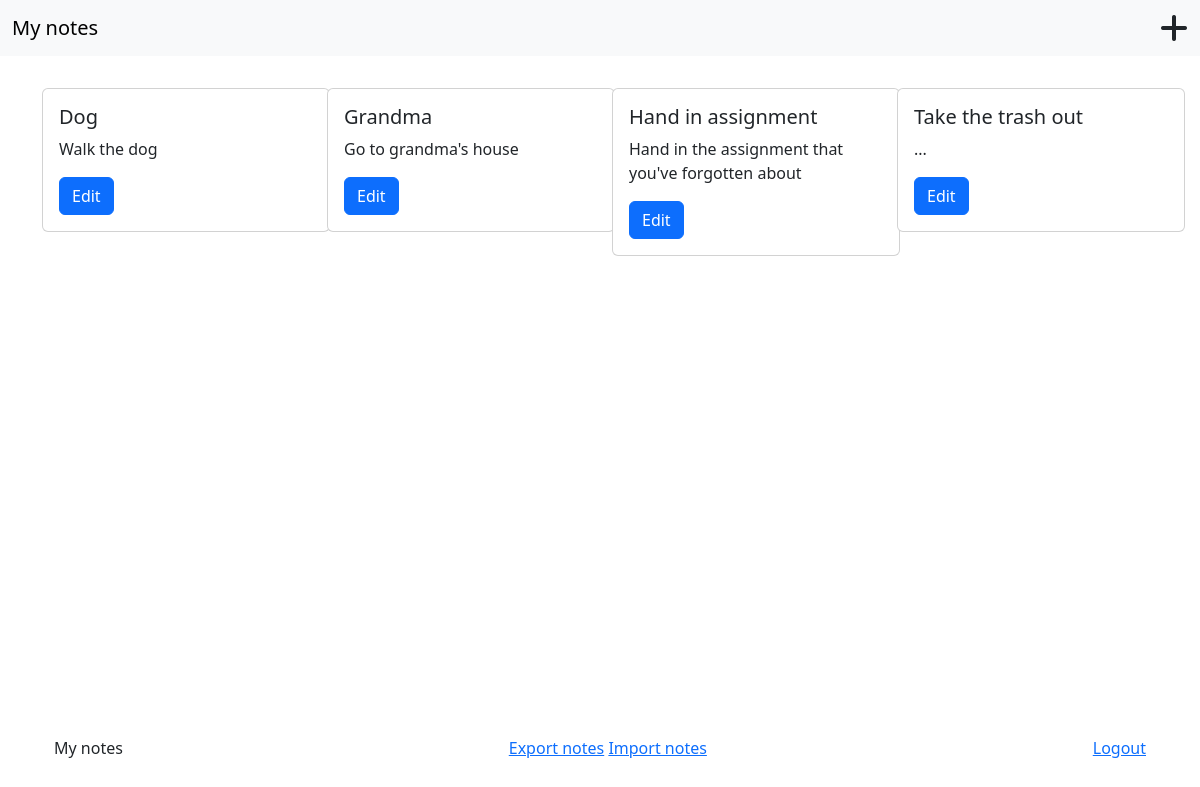
The page / (signed in) on the database its author committed.
### tables this page shows
CREATE TABLE notes (note_id INTEGER PRIMARY KEY ASC AUTOINCREMENT NOT NULL, title TEXT NOT NULL, text TEXT, date REAL NOT NULL, user_id INTEGER REFERENCES users (id) NOT NULL);

### app.py (the view)
@app.route("/", methods = ["GET"])
@login_required
def home():
    user_id = session["user_id"]
    notes = db.execute("SELECT * FROM notes WHERE user_id = ?", user_id)
    number_of_notes = db.execute("SELECT COUNT(*) FROM notes WHERE user_id = ?", user_id)
    return render_template("home.html", notes = notes)

### helpers.py (called while the page is built)
def login_required(f):
    @wraps(f)
    def decorated_function(*args, **kwargs):
        if session.get("user_id") is None:
            return redirect("/login")
        return f(*args, **kwargs)
    return decorated_function

### templates/home.html (shortened to what this page needs)
{% extends "index.html" %}
{% block main %}
    <div class="row g-4 mt-2">
        {% for note in notes %}
            <div class="col-sm-12 col-md-6 col col-lg-3">
                <div class="card" style="width: 18rem;">
                    <div class="card-body">
                        <h5 class="card-title">{{note.title}}</h5>
                        <p class="card-text">{{note.text}}</p>
                        <button type="button" class="btn btn-primary" data-bs-toggle="modal" data-bs-target="#{{note.note_id}}">Edit</button>
                    </div>
                </div>
            </div>
        {% endfor %}
    </div>
{% endblock %}

### rows shown on the page
notes: title "Dog", text "Walk the dog"
notes: title "Grandma", text "Go to grandma's house"
notes: title "Hand in assignment", text "Hand in the assignment that you've forgotten about"
notes: title "Take the trash out", text "..."
